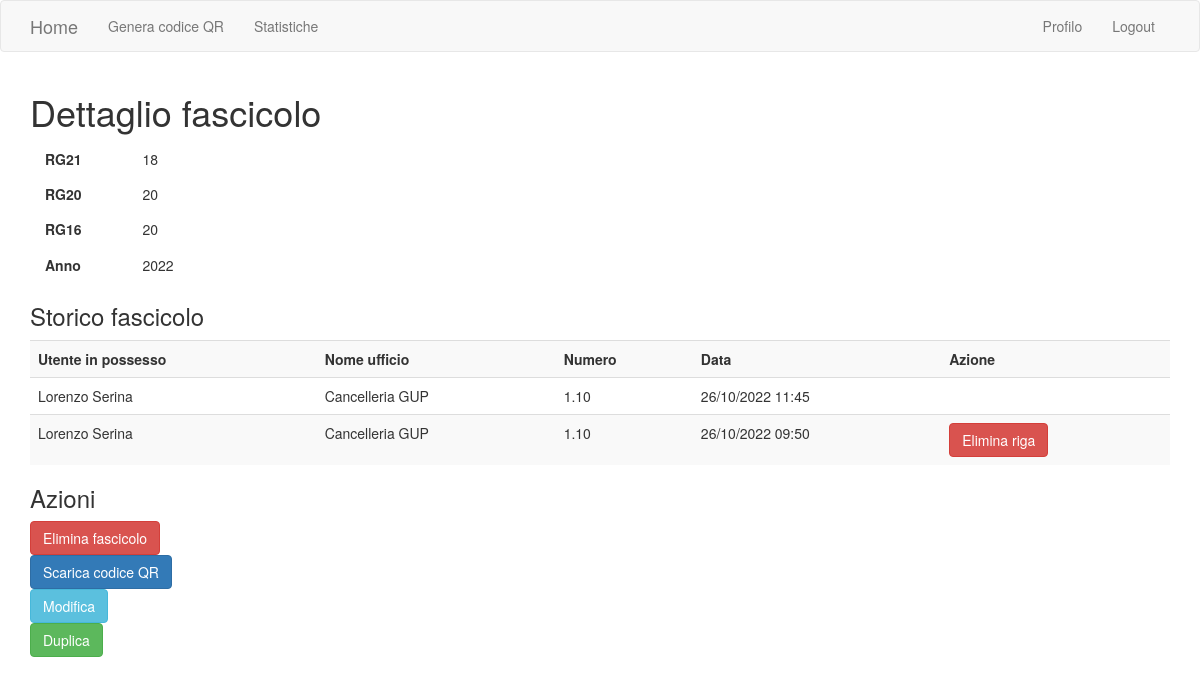
The app's page /fascicoli/1 (signed in) with its own data.
### app/models.py (models this page shows, shortened)
class Files(db.Model):  # type: ignore
    id = db.Column(db.Integer, primary_key=True)
    rg21 = db.Column(db.String(8), index=True)
    rg20 = db.Column(db.String(8), index=True)
    rg16 = db.Column(db.String(8), index=True)
    anno = db.Column(db.String(4), index=True)

class History(db.Model):  # type: ignore
    id = db.Column(db.Integer, primary_key=True)
    created = db.Column(db.DateTime, index=True)
    file_id = db.Column(db.Integer, index=True)
    user_id = db.Column(db.Integer, nullable=False)

class User(UserMixin, db.Model):  # type: ignore
    id = db.Column(db.Integer, primary_key=True)
    nome = db.Column(db.String(32), index=True)
    cognome = db.Column(db.String(32), index=True)
    email = db.Column(db.String(64), index=True, unique=True)
    password = db.Column(db.String(128))
    nome_ufficio = db.Column(db.String(32), index=True)
    ufficio = db.Column(db.String(32), index=True)
    confirmed = db.Column(db.Boolean, default=False)
    superuser=db.Column(db.Boolean, default=False)

### app/fascicoli.py (the view)
@bp.route('/<file_id>', methods=('GET', 'POST'))
@login_required
def file_details(file_id):
    history = History.query.filter_by(file_id=file_id).join(User, User.id == History.user_id).add_columns(User.nome, User.cognome, User.nome_ufficio, User.ufficio, History.created, History.id).order_by(History.created.desc()).all()
    return render_template('fascicoli/file_details.html', title=current_app.config["LABELS"]["storico_fascicolo"], hist=history, file=Files.query.get(file_id))

### app/models.py (called while the page is built)
@login.user_loader
def load_user(id):
    try:
        user = User.query.get(int(id))
        if user.confirmed:
            return user
        else:
            return None
    except:
        return None

### app/templates/fascicoli/file_details.html
{% extends "base.html" %}
{% block app_content %}
    <h1>{{ config.LABELS.dettaglio_fascicolo }}</h1>
    <div class="container">
      <div class="row">
        <div class="col-sm-1">
          <h5><b>{{ config.LABELS.rg21 }}</b></h5>
        </div>
        <div class="col-sm-1">
          {% if file.rg21 %}
          <h5>{{ file.rg21 }}</h5>
          {% else %}
          <h5></h5>
          {% endif %}
        </div>
      </div>
    </div>
    <div class="container">
      <div class="row">
        <div class="col-sm-1">
          <h5><b>{{ config.LABELS.rg20 }}</b></h5>
        </div>
        <div class="col-sm-1">
          {% if file.rg20 %}
          <h5>{{ file.rg20 }}</h5>
          {% else %}
          <h5></h5>
          {% endif %}        </div>
      </div>
    </div>
    <div class="container">
      <div class="row">
        <div class="col-sm-1">
          <h5><b>{{ config.LABELS.rg16 }}</b></h5>
        </div>
        <div class="col-sm-1">
          {% if file.rg16 %}
          <h5>{{ file.rg16 }}</h5>
          {% else %}
          <h5></h5>
          {% endif %}
        </div>
      </div>
    </div>
    <div class="container">
      <div class="row">
        <div class="col-sm-1">
          <h5><b>{{ config.LABELS.codice_anno }}</b></h5>
        </div>
        <div class="col-sm-1">
          <h5>{{ file.anno }}</h5>
        </div>
      </div>
    </div>
    <h3>{{ config.LABELS.storico_fascicolo }}</h3>
    <table id="data" class="table table-striped">
        <tr>
          <th>{{ config.LABELS.utente_possesso }}</th>
          <th>{{ config.LABELS.nome_ufficio }}</th>
          <th>{{ config.LABELS.num }}</th>
          <th>{{ config.LABELS.data }}</th>
          <th>{{ config.LABELS.azione }}</th>
        </tr>
        {% for h in hist %}
        <tr>
          <td>{{ h.nome + " " + h.cognome }}</td>
          <td>{{ h.nome_ufficio }}</td>
          <td>{{ h.ufficio }}</td>
          <td>{{ h.created.strftime(' %d/%m/%Y %H:%M ') }}</td>
          <td>{% if  h.id == current_user.id %}
            <a class="btn btn-danger btn-md" href="{{ url_for('fascicoli.record_delete', hist_id=h.id) }}">{{ config.LABELS.elimina_record }}</a>
          {% endif %}</td>
        </tr>
        {% endfor %}
    </table>
    <h3>{{ config.LABELS.azioni }}</h3>
    <a class="btn btn-danger btn-md" href="{{ url_for('fascicoli.file_delete', file_id=file.id) }}">{{ config.LABELS.elimina_fascicolo }}</a><br />
    <a class="btn btn-primary btn-md" href="{{ url_for('fascicoli.download', file_id=file.id) }}">{{ config.LABELS.download_QR }}</a><br />
    <a class="btn btn-info btn-md" href="{{ url_for('fascicoli.file_modify', file_id=file.id) }}">{{ config.LABELS.modifica }}</a><br />
    <a class="btn btn-success btn-md" href="{{ url_for('fascicoli.file_duplicate', file_id=file.id) }}">{{ config.LABELS.duplica }}</a><br />
{% endblock %}

### app/templates/base.html (shortened to what this page needs)
{% extends 'bootstrap/base.html' %}
{% block navbar %}
    <nav class="navbar navbar-default">
        <div class="container">
            <div class="navbar-header">
                <a class="navbar-brand" href="{{ url_for('index') }}">Home</a>
            </div>
            <div class="collapse navbar-collapse" id="navbar">
                <ul class="nav navbar-nav navbar-left">
                    {% if current_user.is_authenticated %}
                    <li><a href="{{ url_for('fascicoli.generation') }}">{{ config.LABELS.genera }}</a></li>
                    <li>
                        {% if current_user.superuser == True %}
                            <a href="{{ url_for('statistics.view') }}">{{ config.LABELS.statistics }}</a>
                        {% endif %}
                    </li>
                    {% endif %}
                </ul>
                <ul class="nav navbar-nav navbar-right">
                    {% if current_user.is_anonymous %}
                        <li><a href="{{ url_for('auth.login') }}">{{ config.LABELS.login }}</a></li>
                    {% else %}
                        <li><a href="{{ url_for('user.user', id=current_user.id) }}">{{ config.LABELS.profilo }}</a></li>
                        <li><a href="{{ url_for('auth.logout') }}">{{ config.LABELS.logout }}</a></li>
                    {% endif %}
                </ul>
            </div>
        </div>
    </nav>
{% endblock %}
{% block content %}
    <div class="container">
        {% block app_content %}{% endblock %}
    </div>
    <link rel="stylesheet" href="static/style.css">
{% endblock %}

### records on screen
Files: rg21 "18", rg20 "20", rg16 "20", anno "2022"
History: cognome "Lorenzo Serina", nome_ufficio "Cancelleria GUP", ufficio "1.10", created "26/10/2022 11:45"
History: cognome "Lorenzo Serina", nome_ufficio "Cancelleria GUP", ufficio "1.10", created "26/10/2022 09:50", LABELS.elimina_record "Elimina riga"

### other values on screen
{{ config.LABELS.genera }} "Genera codice QR"
{{ config.LABELS.statistics }} "Statistiche"
{{ config.LABELS.profilo }} "Profilo"
{{ config.LABELS.logout }} "Logout"
{{ config.LABELS.dettaglio_fascicolo }} "Dettaglio fascicolo"
{{ config.LABELS.rg21 }} "RG21"
{{ config.LABELS.rg20 }} "RG20"
{{ config.LABELS.rg16 }} "RG16"
{{ config.LABELS.codice_anno }} "Anno"
{{ config.LABELS.storico_fascicolo }} "Storico fascicolo"
{{ config.LABELS.utente_possesso }} "Utente in possesso"
{{ config.LABELS.nome_ufficio }} "Nome ufficio"
{{ config.LABELS.num }} "Numero"
{{ config.LABELS.data }} "Data"
{{ config.LABELS.azione }} "Azione"
